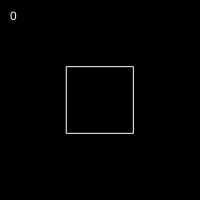
Frame 1 (no input)
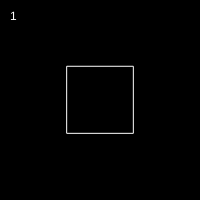
Frame 60 (no input)
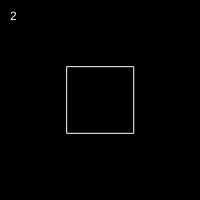
Frame 120 (the mouse pressed at the canvas centre since frame 60)

The p5.js sketch that drew these frames (run headless with seeded random() and noise() and a simulated clock; from frame 60 on, the mouse is pressed at the canvas centre):

// p5.js sketch
// ── sketch.js
// Rotating square

var canvasWidth = 200;
var canvasHeight = 200;
var backgroundColor = 0;
var fillColor = 0;
var strokeColor = 255;
var textFill = 255;
var textStroke = 0;

var rotations = 0.25;
var period = 1;
var fr = 60; // framerate

var frequency = 2*Math.PI / period;
var currentRotation = 0;

function setup() {
  createCanvas(canvasWidth, canvasHeight);
  background(backgroundColor);
  fill(fillColor);
  stroke(strokeColor);
  frameRate(fr);
  angleMode(RADIANS);
}

function draw() {
  background(backgroundColor);
  fill(fillColor);
  stroke(strokeColor);
  push();

  // Square
  translate(width/2, height/2);
  rotate(currentRotation);
  centerSquare(0, 0, height/3);
  currentRotation += getRotation();

  // Text
  pop();
  fill(textFill);
  stroke(textStroke);
  text(int(frameCount/fr), 10, 20);
}

function centerSquare(x, y, length) {
  rect(x - length/2, y - length/2, length, length);
}

function getRotation() {
  var time = frameCount / fr;
  var velocity = (Math.cos(frequency * time + Math.PI) + 1) * 2*Math.PI * (rotations/period);
  return velocity * (1/fr);
}
